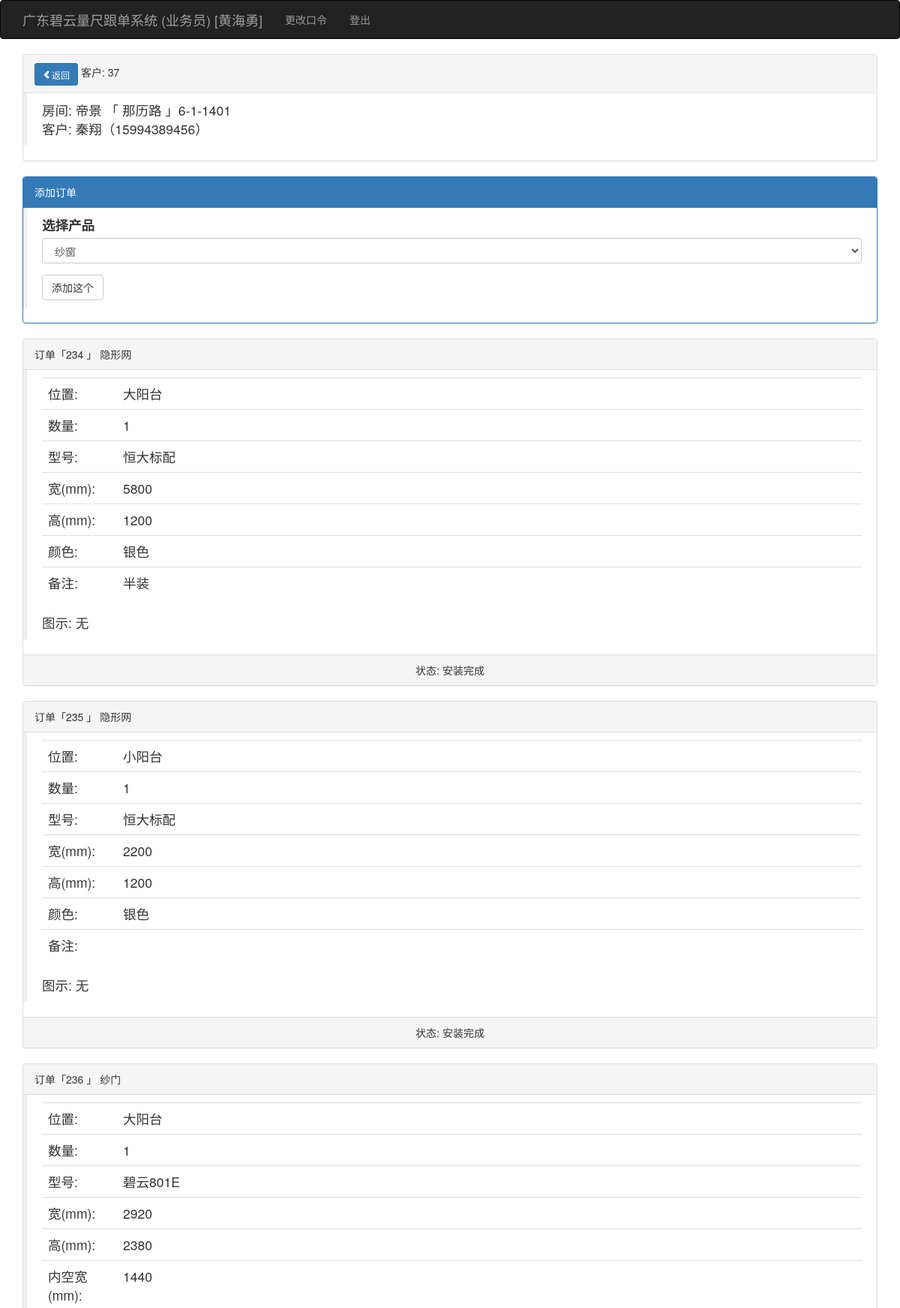
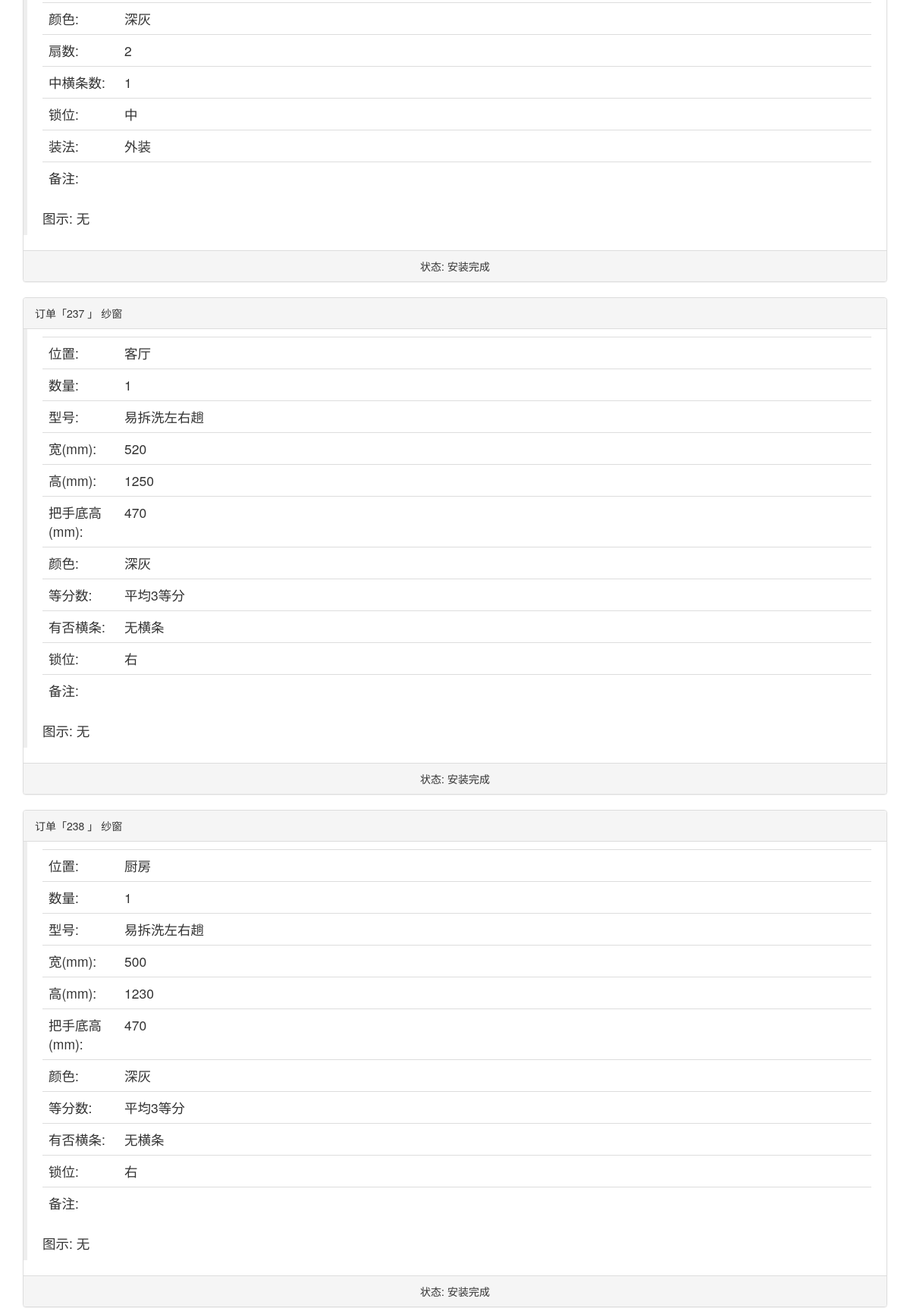
Screenshot of /showkehudd/37 (signed in, upper part) with the database file from the repository (2 pictures, top to bottom).
### app/models.py (models this page shows, shortened)
class User(UserMixin, db.Model):
    __tablename__ = 'users'
    id = db.Column(db.Integer, primary_key=True)
    user = db.Column(db.String(64), unique=True, index=True)
    pin = db.Column(db.String(64))
    username = db.Column(db.String(64))
    tel = db.Column(db.String(32))
    role = db.Column(db.String(64))
    isuse = db.Column(db.Boolean, default=False)
    beizhu = db.Column(db.String(64))
    kehus = db.relationship('Kehu', backref='user', lazy='dynamic')
    @login_manager.user_loader
    def load_user(user_id):
        return User.query.get(int(user_id))

class Kehu(db.Model):
    __tablename__ = 'kehus'
    id = db.Column(db.Integer, primary_key=True)
    user_id = db.Column(db.Integer, db.ForeignKey('users.id'))
    xiaoqu_id = db.Column(db.Integer, db.ForeignKey('xiaoqus.id'))
    fangjian = db.Column(db.String(64))
    chenghu = db.Column(db.String(64))
    tel = db.Column(db.String(64))
    zje = db.Column(db.Float)
    beizhu = db.Column(db.String(64))
    status = db.Column(db.Integer, default=1)  # 1已测尺、2已下单、3已安装、4已清款
    time0 = db.Column(db.DateTime(), default=datetime.utcnow)
    time1 = db.Column(db.DateTime())
    time2 = db.Column(db.DateTime())
    time3 = db.Column(db.DateTime())
    dingdans = db.relationship('Dingdan', backref='kehu', lazy='dynamic')

class Xiaoqu(db.Model):
    __tablename__ = 'xiaoqus'
    id = db.Column(db.Integer, primary_key=True)
    xiaoqu = db.Column(db.String(64), unique=True, index=True)
    dizhi = db.Column(db.String(100))
    beizhu = db.Column(db.String(128))
    kehus = db.relationship('Kehu', backref='xiaoqu', lazy='dynamic')

class Dingdan(db.Model):
    __tablename__ = 'dingdans'
    id = db.Column(db.Integer, primary_key=True)
    kehu_id = db.Column(db.Integer, db.ForeignKey('kehus.id'))
    chanpin_id = db.Column(db.Integer, db.ForeignKey('chanpins.id'))
    shuliang = db.Column(db.Integer)
    weizhi = db.Column(db.String(64))
    xinghao = db.Column(db.String(64))
    kuan_chang = db.Column(db.Integer)
    gao = db.Column(db.Integer)
    meikongkuan_bashoudigao = db.Column(db.Integer)
    color = db.Column(db.String(64))
    shanshu = db.Column(db.Integer)
    zhonghengtiaoshu_gantiaoshu = db.Column(db.Integer)
    shuowei = db.Column(db.String(64))
    ishaveht = db.Column(db.String(64))
    zhangfa_dengfenshu_kaishuofangshi = db.Column(db.String(64))
    jiage = db.Column(db.Float)
    tushipic = db.Column(db.String(64))
    beizhu = db.Column(db.String(64))
    status = db.Column(db.Integer, default=1)  # 1测尺、2业务下单、3工厂下单、4工厂入库、5工厂发货、6收货、7派工、8装完、9安清款
    fakaidi = db.Column(db.String(64))  # -1
    time_1 = db.Column(db.DateTime())
    user_1_id = db.Column(db.Integer, db.ForeignKey('users.id'))
    beizhue = db.Column(db.String(64))
    time0 = db.Column(db.DateTime(), default=datetime.utcnow)
    user0_id = db.Column(db.Integer, db.ForeignKey('users.id'))
    time1 = db.Column(db.DateTime())
    user1_id = db.Column(db.Integer, db.ForeignKey('users.id'))
    time2 = db.Column(db.DateTime())
    user2_id = db.Column(db.Integer, db.ForeignKey('users.id'))
    time3 = db.Column(db.DateTime())
    user3_id = db.Column(db.Integer, db.ForeignKey('users.id'))
    time4 = db.Column(db.DateTime())
    user4_id = db.Column(db.Integer, db.ForeignKey('users.id'))
    time5 = db.Column(db.DateTime())
    user5_id = db.Column(db.Integer, db.ForeignKey('users.id'))
    time6 = db.Column(db.DateTime())
    user6_id = db.Column(db.Integer, db.ForeignKey('users.id'))
    time7 = db.Column(db.DateTime())
    user7_id = db.Column(db.Integer, db.ForeignKey('users.id'))
    time8 = db.Column(db.DateTime())
    user8_id = db.Column(db.Integer, db.ForeignKey('users.id'))
    time9 = db.Column(db.DateTime())
    user9_id = db.Column(db.Integer, db.ForeignKey('users.id'))
    time_1 = db.Column(db.DateTime())
    user_1_id = db.Column(db.Integer, db.ForeignKey('users.id'))
    beizhue = db.Column(db.String(64))
    az_status = db.Column(db.Integer)
    az_beizhue = db.Column(db.String(64))
    az_time_1 = db.Column(db.DateTime())
    az_time1 = db.Column(db.DateTime())
    az_time2 = db.Column(db.DateTime())
    az_time3 = db.Column(db.DateTime())
    azd_id = db.Column(db.Integer, db.ForeignKey('users.id'))
    dingdan_azd = db.relationship("User", foreign_keys=[azd_id])

class Chanpin(db.Model):
    __tablename__ = 'chanpins'
    id = db.Column(db.Integer, primary_key=True)
    pinming = db.Column(db.String(64))
    jiage = db.Column(db.Float)
    beizhu = db.Column(db.String(64))
    dingdans = db.relationship('Dingdan', backref='chanpin', lazy='dynamic')

### app/main/views.py (the view, shortened to what this page needs)
@main.route('/showkehudd/<int:id>', methods=['GET', 'POST'])
@login_required
def showkehudd(id):
    if current_user.role != '业务员':
        return redirect(url_for('main.index'))
    form = WilladdcpForm()
    kehu = Kehu.query.get(id)
    user = current_user._get_current_object()
    return render_template('showkehudd.html', form=form, kehu=kehu)

### app/main/forms.py
class WilladdcpForm(FlaskForm):
    chanpin = SelectField('选择产品', validators=[DataRequired()], coerce=int)
    submit = SubmitField('添加这个')
    def __init__(self, *args, **kwargs):
        super(WilladdcpForm, self).__init__(*args, **kwargs)
        self.chanpin.choices = [(chanpin.id, chanpin.pinming) for chanpin in
                                Chanpin.query.order_by(Chanpin.beizhu).all()]  # Chanpin.id

### app/templates/showkehudd.html (shortened to what this page needs)
{% extends "base.html" %}
{% import "bootstrap/wtf.html" as wtf %}
{% block page_content %}
    <div class="panel panel-default">
        <div class="panel-heading"><a class="btn btn-primary btn-sm   glyphicon glyphicon-chevron-left"
                                      href="{{ url_for('main.kehulist') }}">返回</a> 客户: {{ kehu.id }}</div>
        <div class="post-body">
            <blockquote>
                <ul class="list-unstyled">
                    <li>房间: {{ kehu.xiaoqu.xiaoqu }} 「 {{ kehu.xiaoqu.dizhi }} 」{{ kehu.fangjian }}</li>
                    <li>客户: {{ kehu.chenghu }}（{{ kehu.tel }}）
                    </li>
                </ul>
            </blockquote>
        </div>
    </div>
    <div class="panel panel-primary">
        <div class="panel-heading"> 添加订单</div>
        <div class="post-body">
            <blockquote>
                {{ wtf.quick_form(form) }}
            </blockquote>
        </div>
    </div>
    {% for dingdan in kehu.dingdans %}
        <div class="panel panel-default">
            <div class="panel-heading">订单「{{ dingdan.id }} 」 {{ dingdan.chanpin.pinming }}
            </div>
            <div class="post-body">
                <blockquote>
                    <table class="table">
                        <tr>
                            <td style="width: 100px;">位置:</td>
                            <td>{{ dingdan.weizhi }}</td>
                        </tr>
                        <tr>
                            <td>数量:</td>
                            <td>{{ dingdan.shuliang }}</td>
                        </tr>
                        <tr>
                            <td>型号:</td>
                            <td>{{ dingdan.xinghao }}</td>
                        </tr>
                        {% if dingdan.chanpin.pinming == '隐形网' %}
                            <tr>
                                <td>宽(mm):</td>
                                <td>{{ dingdan.kuan_chang }}</td>
                            </tr>
                            <tr>
                                <td>高(mm):</td>
                                <td>{{ dingdan.gao }}</td>
                            </tr>
                            <tr>
                                <td>颜色:</td>
                                <td>{{ dingdan.color }}</td>
                            </tr>
                        {% elif dingdan.chanpin.pinming == '纱门' %}
                            <tr>
                                <td>宽(mm):</td>
                                <td>{{ dingdan.kuan_chang }}</td>
                            </tr>
                            <tr>
                                <td>高(mm):</td>
                                <td>{{ dingdan.gao }}</td>
                            </tr>
                            <tr>
                                <td>内空宽(mm):</td>
                                <td>{{ dingdan.meikongkuan_bashoudigao }}</td>
                            </tr>
                            <tr>
                                <td>颜色:</td>
                                <td>{{ dingdan.color }}</td>
                            </tr>
                            <tr>
                                <td>扇数:</td>
                                <td>{{ dingdan.shanshu }}</td>
                            </tr>
                            <tr>
                                <td>中横条数:</td>
                                <td>{{ dingdan.zhonghengtiaoshu_gantiaoshu }}</td>
                            </tr>
                            <tr>
                                <td>锁位:</td>
                                <td>{{ dingdan.shuowei }}</td>
                            </tr>
                            <tr>
                                <td>装法:</td>
                                <td>{{ dingdan.zhangfa_dengfenshu_kaishuofangshi }}</td>
                            </tr>
                        {% elif dingdan.chanpin.pinming == '纱窗' %}
                            <tr>
                                <td>宽(mm):</td>
                                <td>{{ dingdan.kuan_chang }}</td>
                            </tr>
                            <tr>
                                <td>高(mm):</td>
                                <td>{{ dingdan.gao }}</td>
                            </tr>
                            <tr>
                                <td>把手底高(mm):</td>
                                <td>{{ dingdan.meikongkuan_bashoudigao }}</td>
                            </tr>
                            <tr>
                                <td>颜色:</td>
                                <td>{{ dingdan.color }}</td>
                            </tr>
                            <tr>
                                <td>等分数:</td>
                                <td>{{ dingdan.zhangfa_dengfenshu_kaishuofangshi }}</td>
                            </tr>
                            <tr>
                                <td>有否横条:</td>
                                <td>{{ dingdan.ishaveht }}</td>
                            </tr>
                            <tr>
                                <td>锁位:</td>
                                <td>{{ dingdan.shuowei }}</td>
                            </tr>
                        {% endif %}
                        <tr>
                            <td>备注:</td>
                            <td>{{ dingdan.beizhu }}</td>
                        </tr>
                    </table>
                    图示:
                                            {% if dingdan.tushipic %}
                                                <br>
                                                <img height="180" src="/static/upload/{{ dingdan.tushipic }}">
                                                {% else %}
                                                无
                                                {% endif %}
                </blockquote>
            </div>
            <div class="panel-footer text-center">状态:
                {% if dingdan.status == 1 %}
                    已量尺
                {% elif dingdan.status == 2 %}
                    已下单
                {% elif dingdan.status == 3 %}
                    已订货
                {% elif dingdan.status == 4 %}
                    已入库
                {% elif dingdan.status == 5 %}
                    已发货
                {% elif dingdan.status == 6 %}
                    已到货
                {% elif dingdan.status == 7 %}
                    安装中
                {% elif dingdan.status == 8 %}
                    安装完成
                {% elif dingdan.status == 9 %}
                    完成收款
                {% else %}
                    状态有误
                {% endif %}
            </div>
        </div>
    {% endfor %}
{% endblock %}

### app/templates/base.html (shortened to what this page needs)
{% extends "bootstrap/base.html" %}
{% import 'render_listcp.html' as macors %}
{% block head %}
{{ super() }}
<link rel="stylesheet" type="text/css" href="{{ url_for('static', filename='styles.css') }}">
{% endblock %}
{% block navbar %}
<div class="navbar navbar-inverse" role="navigation">
    <div class="container">
        <div class="navbar-header">
            <a class="navbar-brand" href="{{ url_for('main.index') }}">广东碧云量尺跟单系统 ({{ current_user.role }}) [{{ current_user.username }}] </a>
        </div>
        <div class="navbar-collapse collapse">
            <ul class="nav navbar-nav">
                {% if current_user.is_authenticated %}
                <li><a href="{{ url_for('auth.change_pin') }}">更改口令</a></li>
                <li><a href="{{ url_for('auth.logout') }}">登出</a></li>
                {% endif %}
            </ul>
        </div>
    </div>
</div>
{% endblock %}
{% block content %}
<div class="container">
    {% block page_content %}{% endblock %}
</div>
{% endblock %}

### rows the page displays
User: role "业务员", username "黄海勇"
Kehu: id "37", fangjian "6-1-1401", chenghu "秦翔", tel "15994389456"
Xiaoqu: xiaoqu.xiaoqu "帝景", xiaoqu.dizhi "那历路"
Dingdan: id "234", chanpin.pinming "隐形网", weizhi "大阳台", shuliang "1", xinghao "恒大标配", kuan_chang "5800", gao "1200", color "银色", beizhu "半装", tushipic "无", status "安装完成"
Dingdan: id "235", chanpin.pinming "隐形网", weizhi "小阳台", shuliang "1", xinghao "恒大标配", kuan_chang "2200", gao "1200", color "银色", tushipic "无", status "安装完成"
Dingdan: id "236", chanpin.pinming "纱门", weizhi "大阳台", shuliang "1", xinghao "碧云801E", kuan_chang "2920", gao "2380", meikongkuan_bashoudigao "1440", color "深灰", shanshu "2", zhonghengtiaoshu_gantiaoshu "1", shuowei "中", zhangfa_dengfenshu_kaishuofangshi "外装", tushipic "无", status "安装完成"
Dingdan: id "237", chanpin.pinming "纱窗", weizhi "客厅", shuliang "1", xinghao "易拆洗左右趟", kuan_chang "520", gao "1250", meikongkuan_bashoudigao "470", color "深灰", zhangfa_dengfenshu_kaishuofangshi "平均3等分", ishaveht "无横条", shuowei "右", tushipic "无", status "安装完成"
Dingdan: id "238", chanpin.pinming "纱窗", weizhi "厨房", shuliang "1", xinghao "易拆洗左右趟", kuan_chang "500", gao "1230", meikongkuan_bashoudigao "470", color "深灰", zhangfa_dengfenshu_kaishuofangshi "平均3等分", ishaveht "无横条", shuowei "右", tushipic "无", status "安装完成"
